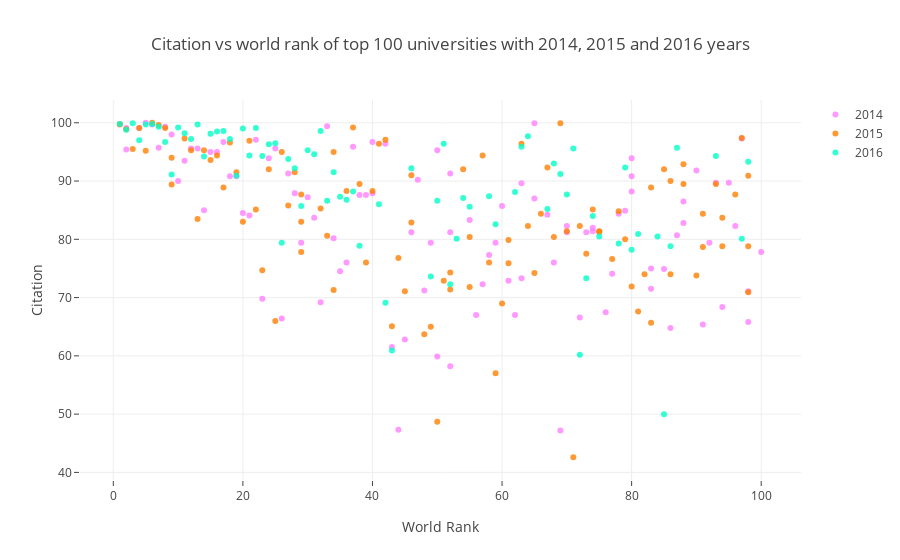

Source (notebook cell):
### Markdown cell above
## Scatter plots

### Code cell
configure_plotly_browser_state()

# prepare data frames
df2014 = timesData[timesData.year == 2014].iloc[:100,:]
df2015 = timesData[timesData.year == 2015].iloc[:100,:]
df2016 = timesData[timesData.year == 2016].iloc[:100,:]
# import graph objects as "go"
import plotly.graph_objs as go
# creating trace1
trace1 =go.Scatter(
                    x = df2014.world_rank,
                    y = df2014.citations,
                    mode = "markers",
                    name = "2014",
                    marker = dict(color = 'rgba(255, 128, 255, 0.8)'),
                    text= df2014.university_name)
# creating trace2
trace2 =go.Scatter(
                    x = df2015.world_rank,
                    y = df2015.citations,
                    mode = "markers",
                    name = "2015",
                    marker = dict(color = 'rgba(255, 128, 2, 0.8)'),
                    text= df2015.university_name)
# creating trace3
trace3 =go.Scatter(
                    x = df2016.world_rank,
                    y = df2016.citations,
                    mode = "markers",
                    name = "2016",
                    marker = dict(color = 'rgba(0, 255, 200, 0.8)'),
                    text= df2016.university_name)
data = [trace1, trace2, trace3]
layout = dict(title = 'Citation vs world rank of top 100 universities with 2014, 2015 and 2016 years',
              xaxis= dict(title= 'World Rank',ticklen= 5,zeroline= False),
              yaxis= dict(title= 'Citation',ticklen= 5,zeroline= False)
             )
fig = dict(data = data, layout = layout)
iplot(fig)

### Figure 1 — Plotly figure (JSON) as saved in the notebook; plotly's stock layout.template omitted (floating-point values rounded to 4 significant figures)
{"data": [{"marker": {"color": "rgba(255, 128, 255, 0.8)"}, "mode": "markers", "name": "2014", "text": ["California Institute of Technology", "Harvard University", "University of Oxford", "Stanford University", "Massachusetts Institute of Technology", "Princeton University", "University of Cambridge", "University of California, Berkeley", "University of Chicago", "Imperial College London", "Yale University", "University of California, Los Angeles", "Columbia University", "ETH Zurich – Swiss Federal Institute of Technology Zurich", "Johns Hopkins University", "University of Pennsylvania", "Duke University", "University of Michigan", "Cornell University", "University of Toronto", "University College London", "Northwestern University", "University of Tokyo", "Carnegie Mellon University", "University of Washington", "National University of Singapore", "University of Texas at Austin", "Georgia Institute of Technology", "University of Illinois at Urbana-Champaign", "University of Wisconsin-Madison", "University of British Columbia", "London School of Economics and Political Science", "University of California, Santa Barbara", "University of Melbourne", "McGill University", "Karolinska Institute", "École Polytechnique Fédérale de Lausanne", "King’s College London", "University of Edinburgh", "New York University", "University of California, San Diego", "Washington University in St Louis", "University of Hong Kong", "Seoul National University", "Peking University", "University of Minnesota", "University of North Carolina at Chapel Hill", "Australian National University", "Pennsylvania State University", "Boston University", "Tsinghua University", "Brown University", "Kyoto University", "University of California, Davis", "LMU Munich", "Korea Advanced Institute of Science and Technology (KAIST)", "Hong Kong University of Science and Technology", "University of Manchester", "Ohio State University", "Pohang University of Science and Technology", "KU Leuven", "Purdue University", "The University of Queensland", "University of Göttingen", "Rice University", "École Normale Supérieure", "Leiden University", "Heidelberg University", "Delft University of Technology", "University of Southern California", "École Polytechnique", "University of Sydney", "Erasmus University Rotterdam", "University of Basel", "Utrecht University", "Nanyang Technological University", "Wageningen University and Research Center", "University of Pittsburgh", "University of Bristol", "Durham University", "Emory University", "Tufts University", "Michigan State University", "University of Amsterdam", "Ghent University", "Free University of Berlin", "Technical University of Munich", "Case Western Reserve University", "Vanderbilt University", "University of Notre Dame", "Monash University", "McMaster University", "University of California, Irvine", "Humboldt University of Berlin", "University of Rochester", "Pierre and Marie Curie University", "University of Colorado Boulder", "Maastricht University", "University of Groningen", "University of Helsinki"], "type": "scatter", "uid": "7192bee8-0d1f-423a-abd6-70259f26e5cb", "x": ["1", "2", "2", "4", "5", "6", "7", "8", "9", "10", "11", "12", "13", "14", "15", "16", "17", "18", "19", "20", "21", "22", "23", "24", "25", "26", "27", "28", "29", "30", "31", "32", "33", "34", "35", "36", "37", "38", "39", "40", "40", "42", "43", "44", "45", "46", "47", "48", "49", "50", "50", "52", "52", "52", "55", "56", "57", "58", "59", "60", "61", "62", "63", "63", "65", "65", "67", "68", "69", "70", "70", "72", "73", "74", "74", "76", "77", "78", "79", "80", "80", "80", "83", "83", "85", "86", "87", "88", "88", "90", "91", "92", "93", "94", "95", "96", "97", "98", "98", "100"], "y": [99.8, 99.1, 95.4, 99.1, 100, 99.7, 95.7, 99.3, 98, 90, 93.5, 95.6, 95.6, 85, 95, 95, 96.7, 90.8, 90.8, 84.5, 84.1, 97.1, 69.8, 93.9, 95.6, 66.4, 91.3, 87.9, 79.4, 87.2, 83.7, 69.2, 99.4, 80.2, 74.5, 76, 95.9, 87.6, 87.6, 87.9, 96.7, 96.4, 61.5, 47.3, 62.8, 81.2, 90.2, 71.2, 79.4, 95.3, 59.9, 91.3, 58.2, 81.2, 83.3, 67, 72.3, 77.3, 79.4, 85.7, 72.9, 67, 73.3, 89.6, 99.9, 87, 84.2, 76, 47.2, 81.2, 82.3, 66.6, 81.2, 81.4, 82, 67.5, 74.1, 84.4, 84.9, 88.2, 90.8, 93.9, 71.5, 75, 74.9, 64.8, 80.7, 82.8, 86.5, 91.8, 65.4, 79.4, 89.7, 68.4, 89.7, 82.3, 97.3, 65.8, 71.1, 77.8]}, {"marker": {"color": "rgba(255, 128, 2, 0.8)"}, "mode": "markers", "name": "2015", "text": ["California Institute of Technology", "Harvard University", "University of Oxford", "Stanford University", "University of Cambridge", "Massachusetts Institute of Technology", "Princeton University", "University of California, Berkeley", "Imperial College London", "Yale University", "University of Chicago", "University of California, Los Angeles", "ETH Zurich – Swiss Federal Institute of Technology Zurich", "Columbia University", "Johns Hopkins University", "University of Pennsylvania", "University of Michigan", "Duke University", "Cornell University", "University of Toronto", "Northwestern University", "University College London", "University of Tokyo", "Carnegie Mellon University", "National University of Singapore", "University of Washington", "Georgia Institute of Technology", "University of Texas at Austin", "LMU Munich", "University of Illinois at Urbana-Champaign", "University of Wisconsin-Madison", "University of British Columbia", "University of Melbourne", "London School of Economics and Political Science", "École Polytechnique Fédérale de Lausanne", "University of Edinburgh", "University of California, Santa Barbara", "New York University", "McGill University", "King’s College London", "University of California, San Diego", "Washington University in St Louis", "University of Hong Kong", "Karolinska Institute", "Australian National University", "University of Minnesota", "University of North Carolina at Chapel Hill", "Peking University", "Tsinghua University", "Seoul National University", "Hong Kong University of Science and Technology", "Korea Advanced Institute of Science and Technology (KAIST)", "University of Manchester", "Brown University", "KU Leuven", "University of California, Davis", "Boston University", "Pennsylvania State University", "Kyoto University", "University of Sydney", "Nanyang Technological University", "École Polytechnique", "Scuola Normale Superiore di Pisa", "Leiden University", "The University of Queensland", "Pohang University of Science and Technology", "University of Göttingen", "Ohio State University", "Rice University", "Heidelberg University", "Delft University of Technology", "Erasmus University Rotterdam", "Wageningen University and Research Center", "University of Bristol", "University of Basel", "University of Southern California", "University of Amsterdam", "École Normale Supérieure", "Utrecht University", "Humboldt University of Berlin", "Free University of Berlin", "Michigan State University", "Durham University", "Monash University", "Middle East Technical University", "University of Arizona", "University of Notre Dame", "Tufts University", "University of California, Irvine", "Ghent University", "University of Massachusetts", "University of Pittsburgh", "Emory University", "McMaster University", "University of Glasgow", "Vanderbilt University", "University of Colorado Boulder", "Stockholm University", "Technical University of Munich", "Uppsala University"], "type": "scatter", "uid": "db00295f-f014-41c6-af70-9dd0bc309cb9", "x": ["1", "2", "3", "4", "5", "6", "7", "8", "9", "9", "11", "12", "13", "14", "15", "16", "17", "18", "19", "20", "21", "22", "23", "24", "25", "26", "27", "28", "29", "29", "29", "32", "33", "34", "34", "36", "37", "38", "39", "40", "41", "42", "43", "44", "45", "46", "46", "48", "49", "50", "51", "52", "52", "54", "55", "55", "57", "58", "59", "60", "61", "61", "63", "64", "65", "66", "67", "68", "69", "70", "71", "72", "73", "74", "75", "75", "77", "78", "79", "80", "81", "82", "83", "83", "85", "86", "86", "88", "88", "90", "91", "91", "93", "94", "94", "96", "97", "98", "98", "98"], "y": [99.7, 98.9, 95.5, 99.1, 95.2, 100, 99.6, 99.1, 89.4, 94, 97.3, 95.3, 83.5, 95.3, 93.6, 94.4, 88.9, 96.6, 91.5, 83, 96.9, 85.1, 74.7, 92, 66, 95, 85.8, 91.5, 83, 77.8, 87.7, 85.3, 80.6, 71.3, 95, 88.3, 99.2, 89.5, 76, 88.3, 96.4, 97.1, 65.1, 76.8, 71.1, 82.9, 91, 63.7, 65, 48.7, 72.9, 71.4, 74.3, 92, 71.8, 80.4, 94.4, 76, 57, 69, 75.9, 79.9, 96.4, 82.3, 74.2, 84.4, 92.3, 80.4, 99.9, 81.4, 42.6, 82.3, 77.5, 85.1, 81.4, 81.3, 76.6, 84.8, 80, 71.9, 67.6, 74, 88.9, 65.7, 92, 74, 90, 92.9, 89.5, 73.8, 78.7, 84.4, 89.5, 78.8, 83.7, 87.7, 97.4, 90.9, 78.8, 70.9]}, {"marker": {"color": "rgba(0, 255, 200, 0.8)"}, "mode": "markers", "name": "2016", "text": ["California Institute of Technology", "University of Oxford", "Stanford University", "University of Cambridge", "Massachusetts Institute of Technology", "Harvard University", "Princeton University", "Imperial College London", "ETH Zurich – Swiss Federal Institute of Technology Zurich", "University of Chicago", "Johns Hopkins University", "Yale University", "University of California, Berkeley", "University College London", "Columbia University", "University of California, Los Angeles", "University of Pennsylvania", "Cornell University", "University of Toronto", "Duke University", "University of Michigan", "Carnegie Mellon University", "London School of Economics and Political Science", "University of Edinburgh", "Northwestern University", "National University of Singapore", "King’s College London", "Karolinska Institute", "LMU Munich", "New York University", "École Polytechnique Fédérale de Lausanne", "University of Washington", "University of Melbourne", "University of British Columbia", "KU Leuven", "University of Illinois at Urbana-Champaign", "Heidelberg University", "McGill University", "University of California, San Diego", "University of California, Santa Barbara", "Georgia Institute of Technology", "Peking University", "University of Tokyo", "University of California, Davis", "University of Hong Kong", "University of Texas at Austin", "Tsinghua University", "Wageningen University and Research Center", "Humboldt University of Berlin", "University of Wisconsin-Madison", "Brown University", "Australian National University", "Technical University of Munich", "École Normale Supérieure", "Nanyang Technological University", "University of Manchester", "University of Sydney", "University of Amsterdam", "Hong Kong University of Science and Technology", "The University of Queensland", "Washington University in St Louis", "Utrecht University", "University of North Carolina at Chapel Hill", "Boston University", "Delft University of Technology", "University of Minnesota", "Leiden University", "University of Southern California", "University of Bristol", "Durham University", "Erasmus University Rotterdam", "Free University of Berlin", "Monash University", "University of Groningen", "Pennsylvania State University", "University of Glasgow", "University of Helsinki", "University of Tübingen", "University of Pittsburgh", "University of Warwick", "Uppsala University", "University of Copenhagen", "University of New South Wales", "University of Freiburg", "Seoul National University", "University of St Andrews", "Vanderbilt University", "Kyoto University", "Maastricht University", "Emory University", "Lund University", "Ohio State University", "University of Exeter", "University of Bonn", "Georgetown University", "McMaster University", "University of Sheffield", "Queen Mary University of London", "University of Göttingen", "Michigan State University"], "type": "scatter", "uid": "e2ec1fc4-064b-4fc8-8c73-f1cc6693d776", "x": ["1", "2", "3", "4", "5", "6", "7", "8", "9", "10", "11", "12", "13", "14", "15", "16", "17", "18", "19", "20", "21", "22", "23", "24", "25", "26", "27", "28", "29", "30", "31", "32", "33", "34", "35", "36", "37", "38", "=39", "=39", "41", "42", "43", "=44", "=44", "46", "=47", "=47", "49", "50", "51", "52", "53", "54", "55", "=56", "=56", "58", "59", "=60", "=60", "62", "63", "64", "=65", "=65", "67", "68", "69", "70", "71", "72", "73", "74", "75", "=76", "=76", "78", "79", "80", "81", "=82", "=82", "84", "85", "86", "87", "=88", "=88", "=90", "=90", "=90", "93", "=94", "=94", "=94", "97", "98", "=99", "=99"], "y": [99.8, 98.8, 99.9, 97, 99.7, 99.8, 99.3, 96.7, 91.1, 99.2, 98.2, 97.2, 99.7, 94.2, 98.1, 98.5, 98.6, 97.2, 90.9, 99, 94.4, 99.1, 94.3, 96.3, 96.5, 79.4, 93.8, 92.2, 85.7, 95.3, 94.6, 98.6, 86.6, 91.5, 87.3, 86.8, 88.2, 78.9, 98.7, 99.2, 86, 69.1, 60.9, 84.3, 70.1, 92.2, 58.8, 87.8, 73.6, 86.6, 96.4, 72.3, 80.1, 87.1, 85.6, 77.3, 77.5, 87.4, 82.6, 82.4, 99.2, 88.1, 95.9, 97.7, 61.5, 88, 85.2, 93, 91.2, 87.7, 95.6, 60.2, 73.3, 84, 80.5, 92.3, 82.1, 79.3, 92.3, 78.2, 80.9, 86.2, 82.1, 80.5, 50, 78.8, 95.7, 46.6, 82.7, 96.7, 81.3, 83.2, 94.3, 85.3, 82.5, 84.9, 80.1, 93.3, 72.7, 76.8]}], "layout": {"title": {"text": "Citation vs world rank of top 100 universities with 2014, 2015 and 2016 years"}, "xaxis": {"ticklen": 5, "title": {"text": "World Rank"}, "zeroline": false}, "yaxis": {"ticklen": 5, "title": {"text": "Citation"}, "zeroline": false}}}
